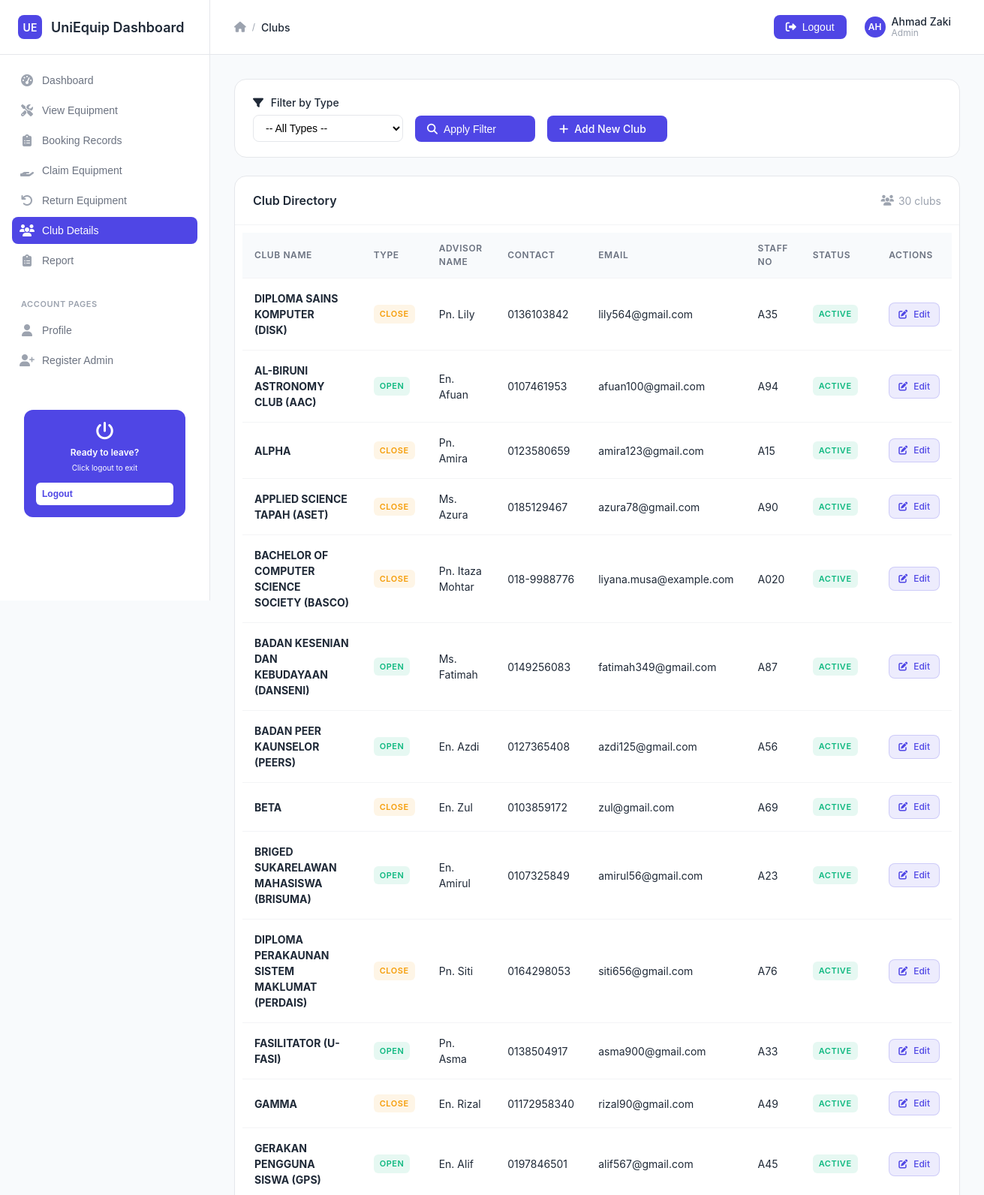
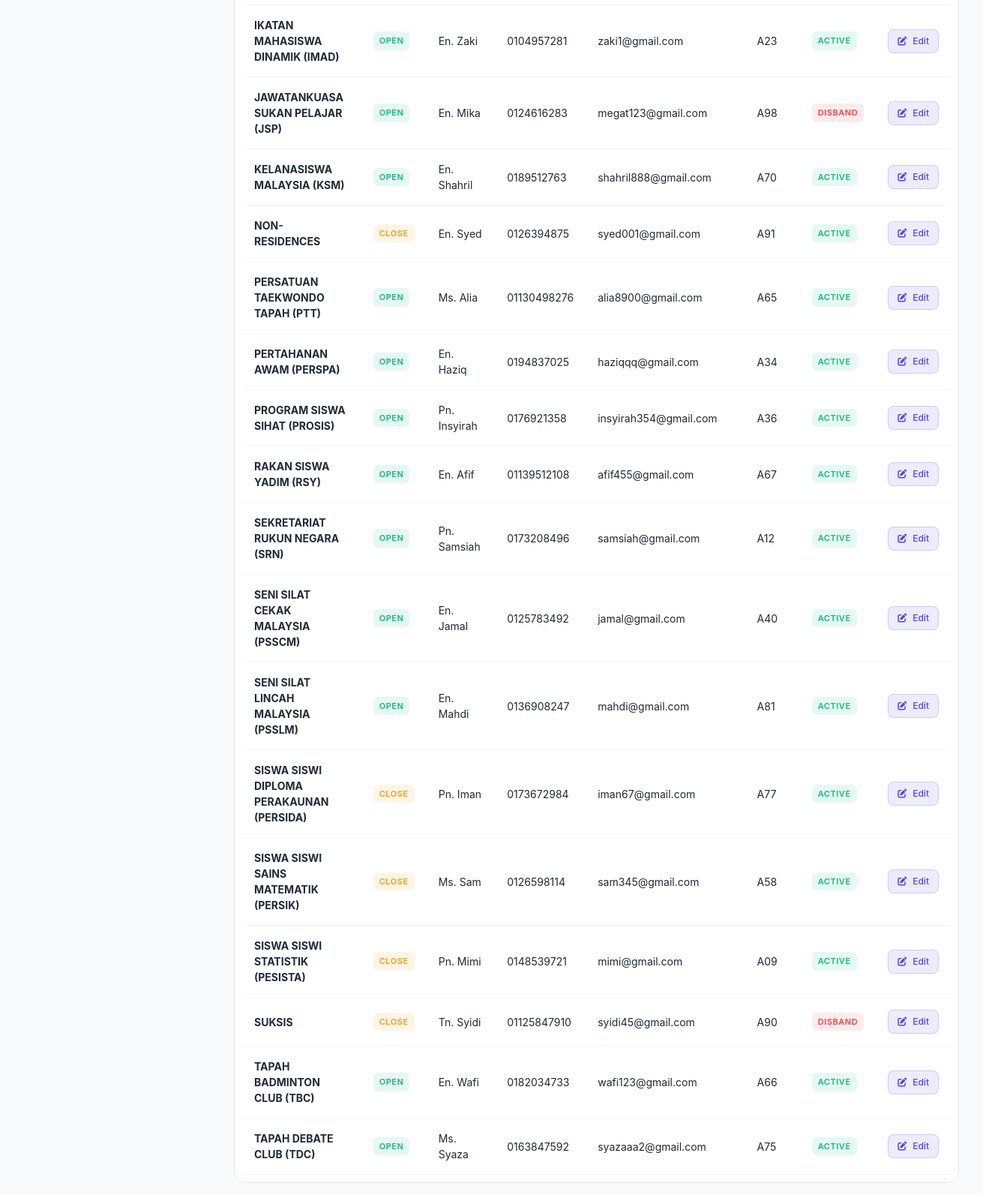
The app's page /view_club.php (signed in) with its own data (2 pictures, top to bottom).
### tables this page shows
CREATE TABLE `club` (
  `club_name` varchar(50) NOT NULL,
  `type` varchar(50) NOT NULL,
  `adv_name` varchar(50) NOT NULL,
  `adv_tel` varchar(50) NOT NULL,
  `adv_email` varchar(50) NOT NULL,
  `adv_num` varchar(50) NOT NULL,
  `status` varchar(15) NOT NULL
);

### view_club.php (the view, shortened to what this page needs)
<?php
$staff_name = $_SESSION['staff_name'] ?? "Admin User";
include("db.php");
if (isset($_POST['filter'])) {
    $typeFilter = mysqli_real_escape_string($connect, $_POST['filter']);
    if ($typeFilter !== '') {
        $query = "SELECT * FROM club WHERE type = '$typeFilter' ORDER BY club_name ASC";
    } else {
        $query = "SELECT * FROM club ORDER BY club_name ASC";
    }
} else {
    $query = "SELECT * FROM club ORDER BY club_name ASC";
}
$result = mysqli_query($connect, $query);
?>
<!DOCTYPE html>
<html lang="en">
<head>
    <link href="https://cdnjs.cloudflare.com/ajax/libs/font-awesome/6.4.0/css/all.min.css" rel="stylesheet">
    <link href="style.css" rel="stylesheet">
</head>
<body>
    <div class="dashboard-container">
        <div class="sidebar">
            <div class="sidebar-header">
                <div class="sidebar-logo">UE</div>
                <div class="sidebar-title">UniEquip Dashboard</div>
            </div>
            <div class="sidebar-nav">
                <div class="nav-section">
                    <div class="nav-item">
                        <form action="admin_dashboard.php" method="post" style="margin: 0;">
                            <button type="submit" class="nav-link">
                                <div class="nav-icon"><i class="fas fa-tachometer-alt"></i></div>
                                Dashboard
                            </button>
                        </form>
                    </div>
                    <div class="nav-item">
                        <form action="admin_view_equipment.php" method="post" style="margin: 0;">
                            <button type="submit" class="nav-link">
                                <div class="nav-icon"><i class="fas fa-tools"></i></div>
                                View Equipment
                            </button>
                        </form>
                    </div>
                    <div class="nav-item">
                        <form action="admin_view_all_record.php" method="post" style="margin: 0;">
                            <button type="submit" class="nav-link">
                                <div class="nav-icon"><i class="fas fa-clipboard-list"></i></div>
                                Booking Records
                            </button>
                        </form>
                    </div>
                    <div class="nav-item">
                        <form action="claim_equipment.php" method="post" style="margin: 0;">
                            <button type="submit" class="nav-link">
                                <div class="nav-icon"><i class="fas fa-hand-holding"></i></div>
                                Claim Equipment
                            </button>
                        </form>
                    </div>
                    <div class="nav-item">
                        <form action="return_equipment.php" method="post" style="margin: 0;">
                            <button type="submit" class="nav-link">
                                <div class="nav-icon"><i class="fas fa-undo"></i></div>
                                Return Equipment
                            </button>
                        </form>
                    </div>
                    <div class="nav-item">
                        <button class="nav-link active">
                            <div class="nav-icon"><i class="fas fa-users"></i></div>
                            Club Details
                        </button>
                    </div>
                    <div class="nav-item">
                        <form action="report.php" method="post" style="margin: 0;">
                            <button type="submit" class="nav-link">
                                <div class="nav-icon"><i class="fas fa-clipboard-list"></i></div>
                                Report
                            </button>
                        </form>
                    </div>
                </div>
                <div class="nav-section">
                    <div class="nav-section-title">ACCOUNT PAGES</div>
                    <div class="nav-item">
                        <form action="admin_profile.php" method="post" style="margin: 0;">
                            <button type="submit" class="nav-link">
                                <div class="nav-icon"><i class="fas fa-user"></i></div>
                                Profile
                            </button>
                        </form>
                    </div>
                    <div class="nav-item">
                        <form action="rgstaff.php" method="post" style="margin: 0;">
                            <button type="submit" class="nav-link">
                                <div class="nav-icon"><i class="fas fa-user-plus"></i></div>
                                Register Admin
                            </button>
                        </form>
                    </div>
                </div>
                <div style="margin-top: auto; padding: 16px;">
                    <div style="background: #4f46e5; border-radius: 12px; padding: 16px; text-align: center; color: white;">
                        <i class="fas fa-power-off" style="font-size: 24px; margin-bottom: 8px;"></i>
                        <div style="font-size: 12px; font-weight: 600; margin-bottom: 4px;">Ready to leave?</div>
                        <div style="font-size: 10px; margin-bottom: 12px;">Click logout to exit</div>
                        <form action="logout.php" method="post" style="margin: 0;" onsubmit="return confirmLogout()">
                            <button type="submit" class="btn btn-primary btn-sm" style="background: white; color: #4f46e5; width: 100%; border: none; padding: 8px; border-radius: 6px; font-weight: 600; cursor: pointer;">
                                Logout
                            </button>
                        </form>
                    </div>
                </div>
            </div>
        </div>
        <div class="main-content">
            <div class="top-header">
                <div class="header-left">
                    <div class="breadcrumb">
                        <i class="fas fa-home"></i>
                        <span class="breadcrumb-separator">/</span>
                        <span class="breadcrumb-item active">Clubs</span>
                    </div>
                </div>
                <div class="header-right">
                    <div class="header-actions">
                        <form action="logout.php" method="post" style="margin: 0;" onsubmit="return confirmLogout()">
                            <button type="submit" class="btn btn-primary" style="display: flex; align-items: center; gap: 8px;">
                                <i class="fas fa-sign-out-alt"></i>
                                Logout
                            </button>
                        </form>
                        <div class="user-menu">
                            <div class="user-avatar"><?php echo strtoupper(substr($staff_name, 0, 2)); ?></div>
                            <div class="user-info">
                                <div class="user-name"><?php echo $staff_name; ?></div>
                                <div class="user-role"><?php echo ucfirst($_SESSION['role'] ?? 'admin'); ?></div>
                            </div>
                        </div>
                    </div>
                </div>
            </div>
            <div class="content-area">
                <div class="filter-controls">
                    <form method="post" action="view_club.php" style="display: flex; gap: 16px; align-items: end; flex-wrap: wrap; width: 100%;">
                        <div class="form-group" style="margin-bottom: 0;">
                            <label class="form-label">
                                <i class="fas fa-filter" style="margin-right: 6px;"></i>
                                Filter by Type
                            </label>
                            <select name="filter" class="form-select" style="min-width: 200px;">
                                <option value="">-- All Types --</option>
                            </select>
                        </div>
                        <button type="submit" class="btn btn-primary" style="height: 35px; min-width: 160px;">
                            <i class="fas fa-search"></i>
                            Apply Filter
                        </button>
                        <a href="add_club.php" class="btn btn-primary" style="height: 35px; min-width: 160px;">
                            <i class="fas fa-plus"></i>
                            Add New Club
                        </a>
                    </form>
                </div>
                <div class="table-container">
                    <div class="table-header">
                        <h2 class="table-title">
                            Club Directory
                        </h2>
                        <div class="table-meta">
                            <i class="fas fa-users"></i>
                            <?= mysqli_num_rows($result) ?> clubs
                        </div>
                    </div>
                    <div class="table-wrapper">
                        <?php if (mysqli_num_rows($result) > 0): ?>
                            <table class="data-table">
                                <thead>
                                    <tr>
                                        <th>Club Name</th>
                                        <th>Type</th>
                                        <th>Advisor Name</th>
                                        <th>Contact</th>
                                        <th>Email</th>
                                        <th>Staff No</th>
                                        <th>Status</th>
                                        <th>Actions</th>
                                    </tr>
                                </thead>
                                <tbody>
                                    <?php while ($row = mysqli_fetch_assoc($result)) { ?>
                                        <tr>
                                            <td>
                                                <strong style="color: var(--text-primary);"><?= htmlspecialchars($row['club_name']) ?></strong>
                                            </td>
                                            <td>
                                                <span class="status-badge <?= $row['type'] === 'Open' ? 'status-available' : 'status-maintenance' ?>">
                                                    <?= htmlspecialchars($row['type']) ?>
                                                </span>
                                            </td>
                                            <td><?= htmlspecialchars($row['adv_name']) ?></td>
                                            <td><?= htmlspecialchars($row['adv_tel']) ?></td>
                                            <td><?= htmlspecialchars($row['adv_email']) ?></td>
                                            <td><?= htmlspecialchars($row['adv_num']) ?></td>
                                            <td>
                                                <span class="status-badge <?= strtolower($row['status']) === 'active' ? 'status-available' : 'status-unavailable' ?>">
                                                    <?= htmlspecialchars($row['status']) ?>
                                                </span>
                                            </td>
                                            <td>
                                                <div class="action-buttons">
                                                    <a href="update_club.php?club_name=<?= urlencode($row['club_name']) ?>" class="btn btn-edit btn-sm">
                                                        <i class="fas fa-edit"></i>
                                                        Edit
                                                    </a>
                                                </div>
                                            </td>
                                        </tr>
                                    <?php } ?>
                                </tbody>
                            </table>
                        <?php endif; ?>
                    </div>
                </div>
            </div>
        </div>
    </div>
</body>
</html>

### records on screen
club: club_name "DIPLOMA SAINS KOMPUTER (DISK)", type "CLOSE", adv_name "Pn. Lily", adv_tel "0136103842", adv_email "lily564@gmail.com", adv_num "A35", status "ACTIVE"
club: club_name "AL-BIRUNI ASTRONOMY CLUB (AAC)", type "OPEN", adv_name "En. Afuan", adv_tel "0107461953", adv_email "afuan100@gmail.com", adv_num "A94", status "ACTIVE"
club: club_name "ALPHA", type "CLOSE", adv_name "Pn. Amira", adv_tel "0123580659", adv_email "amira123@gmail.com", adv_num "A15", status "ACTIVE"
club: club_name "APPLIED SCIENCE TAPAH (ASET)", type "CLOSE", adv_name "Ms. Azura", adv_tel "0185129467", adv_email "azura78@gmail.com", adv_num "A90", status "ACTIVE"
club: club_name "BACHELOR OF COMPUTER SCIENCE SOCIETY (BASCO)", type "CLOSE", adv_name "Pn. Itaza Mohtar", adv_tel "018-9988776", adv_email "liyana.musa@example.com", adv_num "A020", status "ACTIVE"
club: club_name "BADAN KESENIAN DAN KEBUDAYAAN (DANSENI)", type "OPEN", adv_name "Ms. Fatimah", adv_tel "0149256083", adv_email "fatimah349@gmail.com", adv_num "A87", status "ACTIVE"
club: club_name "BADAN PEER KAUNSELOR (PEERS)", type "OPEN", adv_name "En. Azdi", adv_tel "0127365408", adv_email "azdi125@gmail.com", adv_num "A56", status "ACTIVE"
club: club_name "BETA", type "CLOSE", adv_name "En. Zul", adv_tel "0103859172", adv_email "zul@gmail.com", adv_num "A69", status "ACTIVE"
club: club_name "BRIGED SUKARELAWAN MAHASISWA (BRISUMA)", type "OPEN", adv_name "En. Amirul", adv_tel "0107325849", adv_email "amirul56@gmail.com", adv_num "A23", status "ACTIVE"
club: club_name "DIPLOMA PERAKAUNAN SISTEM MAKLUMAT (PERDAIS)", type "CLOSE", adv_name "Pn. Siti", adv_tel "0164298053", adv_email "siti656@gmail.com", adv_num "A76", status "ACTIVE"
club: club_name "FASILITATOR (U-FASI)", type "OPEN", adv_name "Pn. Asma", adv_tel "0138504917", adv_email "asma900@gmail.com", adv_num "A33", status "ACTIVE"
club: club_name "GAMMA", type "CLOSE", adv_name "En. Rizal", adv_tel "01172958340", adv_email "rizal90@gmail.com", adv_num "A49", status "ACTIVE"
club: club_name "GERAKAN PENGGUNA SISWA (GPS)", type "OPEN", adv_name "En. Alif", adv_tel "0197846501", adv_email "alif567@gmail.com", adv_num "A45", status "ACTIVE"
club: club_name "IKATAN MAHASISWA DINAMIK (IMAD)", type "OPEN", adv_name "En. Zaki", adv_tel "0104957281", adv_email "zaki1@gmail.com", adv_num "A23", status "ACTIVE"
club: club_name "JAWATANKUASA SUKAN PELAJAR (JSP)", type "OPEN", adv_name "En. Mika", adv_tel "0124616283", adv_email "megat123@gmail.com", adv_num "A98", status "DISBAND"
club: club_name "KELANASISWA MALAYSIA (KSM)", type "OPEN", adv_name "En. Shahril", adv_tel "0189512763", adv_email "shahril888@gmail.com", adv_num "A70", status "ACTIVE"
club: club_name "NON-RESIDENCES", type "CLOSE", adv_name "En. Syed", adv_tel "0126394875", adv_email "syed001@gmail.com", adv_num "A91", status "ACTIVE"
club: club_name "PERSATUAN TAEKWONDO TAPAH (PTT)", type "OPEN", adv_name "Ms. Alia", adv_tel "01130498276", adv_email "alia8900@gmail.com", adv_num "A65", status "ACTIVE"
club: club_name "PERTAHANAN AWAM (PERSPA)", type "OPEN", adv_name "En. Haziq", adv_tel "0194837025", adv_email "haziqqq@gmail.com", adv_num "A34", status "ACTIVE"
club: club_name "PROGRAM SISWA SIHAT (PROSIS)", type "OPEN", adv_name "Pn. Insyirah", adv_tel "0176921358", adv_email "insyirah354@gmail.com", adv_num "A36", status "ACTIVE"
club: club_name "RAKAN SISWA YADIM (RSY)", type "OPEN", adv_name "En. Afif", adv_tel "01139512108", adv_email "afif455@gmail.com", adv_num "A67", status "ACTIVE"
club: club_name "SEKRETARIAT RUKUN NEGARA (SRN)", type "OPEN", adv_name "Pn. Samsiah", adv_tel "0173208496", adv_email "samsiah@gmail.com", adv_num "A12", status "ACTIVE"
club: club_name "SENI SILAT CEKAK MALAYSIA (PSSCM)", type "OPEN", adv_name "En. Jamal", adv_tel "0125783492", adv_email "jamal@gmail.com", adv_num "A40", status "ACTIVE"
club: club_name "SENI SILAT LINCAH MALAYSIA (PSSLM)", type "OPEN", adv_name "En. Mahdi", adv_tel "0136908247", adv_email "mahdi@gmail.com", adv_num "A81", status "ACTIVE"
club: club_name "SISWA SISWI DIPLOMA PERAKAUNAN (PERSIDA)", type "CLOSE", adv_name "Pn. Iman", adv_tel "0173672984", adv_email "iman67@gmail.com", adv_num "A77", status "ACTIVE"
club: club_name "SISWA SISWI SAINS MATEMATIK (PERSIK)", type "CLOSE", adv_name "Ms. Sam", adv_tel "0126598114", adv_email "sam345@gmail.com", adv_num "A58", status "ACTIVE"
club: club_name "SISWA SISWI STATISTIK (PESISTA)", type "CLOSE", adv_name "Pn. Mimi", adv_tel "0148539721", adv_email "mimi@gmail.com", adv_num "A09", status "ACTIVE"
club: club_name "SUKSIS", type "CLOSE", adv_name "Tn. Syidi", adv_tel "01125847910", adv_email "syidi45@gmail.com", adv_num "A90", status "DISBAND"
club: club_name "TAPAH BADMINTON CLUB (TBC)", type "OPEN", adv_name "En. Wafi", adv_tel "0182034733", adv_email "wafi123@gmail.com", adv_num "A66", status "ACTIVE"
club: club_name "TAPAH DEBATE CLUB (TDC)", type "OPEN", adv_name "Ms. Syaza", adv_tel "0163847592", adv_email "syazaaa2@gmail.com", adv_num "A75", status "ACTIVE"

### other values on screen
substr($staff_name, 0, 2) "AH"
$staff_name "Ahmad Zaki"
$_SESSION['role'] "Admin"
mysqli_num_rows($result) "30"
